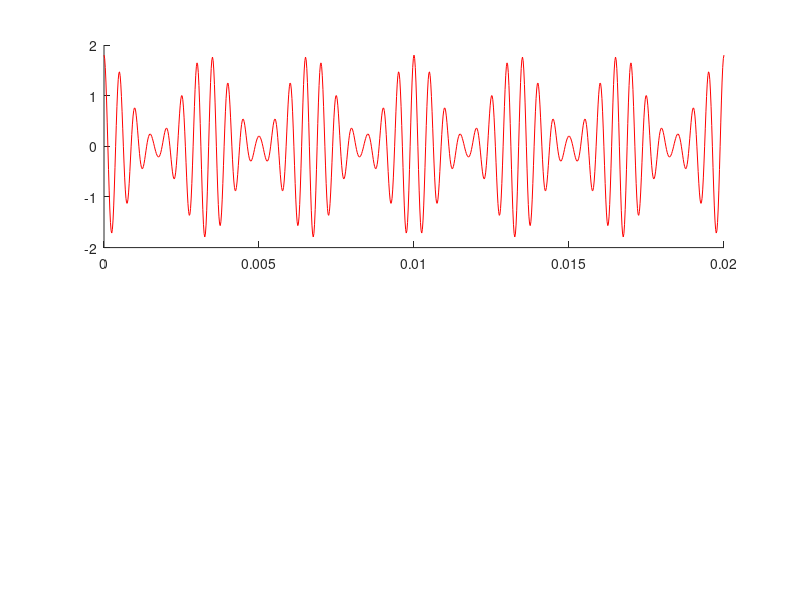

The MATLAB source for this figure: (Note: this script raises an error after producing the figure.)
clear all;
close all;
%% Initialization
Fs = 48e3;
T_total = 2e-2;
t=0:1/Fs:T_total;
fc = 2000;
ka = 0.4;
c = cos(2*pi*fc*t);
m = 2*cos(2*pi*300*t);
envelope = (1+ka*m);
s = (1+ka*m).*c;
NFFT = length(t);
f = -Fs/2:Fs/NFFT:Fs/2-Fs/NFFT;

%% Generating AM Signal
figure
subplot(2, 1, 1)
plot(t, s, 'r', LineWidth=2, DisplayName='AM Modulated Signal');
hold on
plot(t, abs(hilbert(s)), 'g', LineWidth=2, DisplayName='Envelope');
title("AM Modulated Signal");
xlabel('$Time (Sec)$', Interpreter='latex');
grid on
legend
subplot(2,1,2)
plot(t, m, 'r', LineWidth=2);
title('Message Signal');
xlabel('$Time (Sec)$', Interpreter='latex');
grid on
%% Demodulating The Signal using Synchronous Method
load('LPF.mat');
d = s.*cos(2*pi*fc*t);
figure
subplot(3,1,1)
md = filter(Hd, d) - 0.5;
plot(t, md, 'r', LineWidth=2);
title('Demodulated Signal using Synchronous method');
grid on;
subplot(3,1,2)
plot(t, m, 'r', LineWidth=2);
title('Message Signal');
grid on;
subplot(3,1,3)
plot(t, md, 'r',LineWidth=2, DisplayName="Demodulated Signal");
title("Comparison")
hold on
plot(t, m/4, 'g', LineWidth=2, DisplayName="(Message Signal) / 4")
legend

%% Demodulating The Signal using Envelope Detector
demod_envelope = abs(hilbert(s)) - 1;

figure
subplot(3,1,1)
plot(t, demod_envelope, 'r', LineWidth=2, DisplayName='Detected Envelope')
title('Demodulated AM Signal using Envelope Detector');
xlabel('$Time (Sec)$', Interpreter='latex');
grid on
legend

subplot(3,1,2)
plot(t, m, 'r', LineWidth=2);
title('Message Signal');
xlabel('$Time (Sec)$', Interpreter='latex');
grid on

subplot(3,1,3)
plot(t, demod_envelope, 'r', LineWidth=2, DisplayName="Demodulated Signal")
title("Comparison");
hold on
plot(t, m, 'g', LineWidth=2, DisplayName="Message Signal")
%% FFT
M = abs(fftshift(fft(m)));
S = abs(fftshift(fft(s)));
MD = abs(fftshift(fft(md)));
DEMOD_ENV = abs(fftshift(fft(demod_envelope)));
figure
subplot(4,1,1)
plot(f, M, LineWidth=2);
xlim([-5e3, 5e3]);
xlabel("$Frequency (Hz)$", Interpreter="latex");
ylabel("$M(f)$", Interpreter="latex");
title("Frequency Spectrum of Message Signal", Interpreter="latex");
subplot(4,1,2)
plot(f, S, LineWidth=2);
xlim([-5e3, 5e3]);
xlabel("$Frequency (Hz)$", Interpreter="latex");
ylabel("$S(f)$", Interpreter="latex");
title("Frequency Spectrum of Modulated Signal", Interpreter="latex");
subplot(4,1,3)
plot(f, MD, LineWidth=2);
xlim([-5e3, 5e3]);
xlabel("$Frequency (Hz)$", Interpreter="latex");
ylabel("$\widehat{M}(f)$", Interpreter="latex");
title("Frequency Spectrum of Demodulated Signal using Synchron method", Interpreter="latex");
subplot(4,1,4)
plot(f, DEMOD_ENV, LineWidth=2);
xlim([-5e3, 5e3]);
xlabel("$Frequency (Hz)$", Interpreter="latex");
ylabel("$\widehat{M}(f)$", Interpreter="latex");
title("Frequency Spectrum of Demodulated Signal using Envelope Detector", Interpreter="latex");